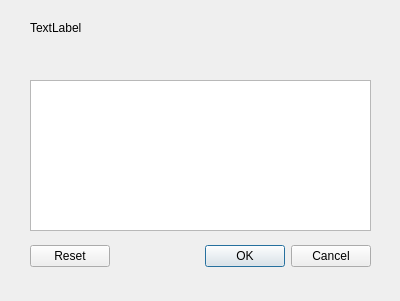
<?xml version="1.0" encoding="UTF-8"?>
<ui version="4.0">
 <class>Dialog</class>
 <widget class="QDialog" name="Dialog">
  <property name="geometry">
   <rect>
    <x>0</x>
    <y>0</y>
    <width>400</width>
    <height>301</height>
   </rect>
  </property>
  <property name="windowTitle">
   <string>Dialog</string>
  </property>
  <widget class="QDialogButtonBox" name="buttonBox">
   <property name="geometry">
    <rect>
     <x>30</x>
     <y>240</y>
     <width>341</width>
     <height>32</height>
    </rect>
   </property>
   <property name="orientation">
    <enum>Qt::Horizontal</enum>
   </property>
   <property name="standardButtons">
    <set>QDialogButtonBox::Cancel|QDialogButtonBox::Ok|QDialogButtonBox::Reset</set>
   </property>
  </widget>
  <widget class="QWidget" name="verticalLayoutWidget">
   <property name="geometry">
    <rect>
     <x>30</x>
     <y>40</y>
     <width>341</width>
     <height>31</height>
    </rect>
   </property>
   <layout class="QVBoxLayout" name="verticalLayout"/>
  </widget>
  <widget class="QLabel" name="label1">
   <property name="geometry">
    <rect>
     <x>30</x>
     <y>20</y>
     <width>171</width>
     <height>16</height>
    </rect>
   </property>
   <property name="text">
    <string>TextLabel</string>
   </property>
  </widget>
  <widget class="QTextBrowser" name="textBrowser">
   <property name="geometry">
    <rect>
     <x>30</x>
     <y>80</y>
     <width>341</width>
     <height>151</height>
    </rect>
   </property>
  </widget>
 </widget>
 <resources/>
 <connections/>
</ui>
